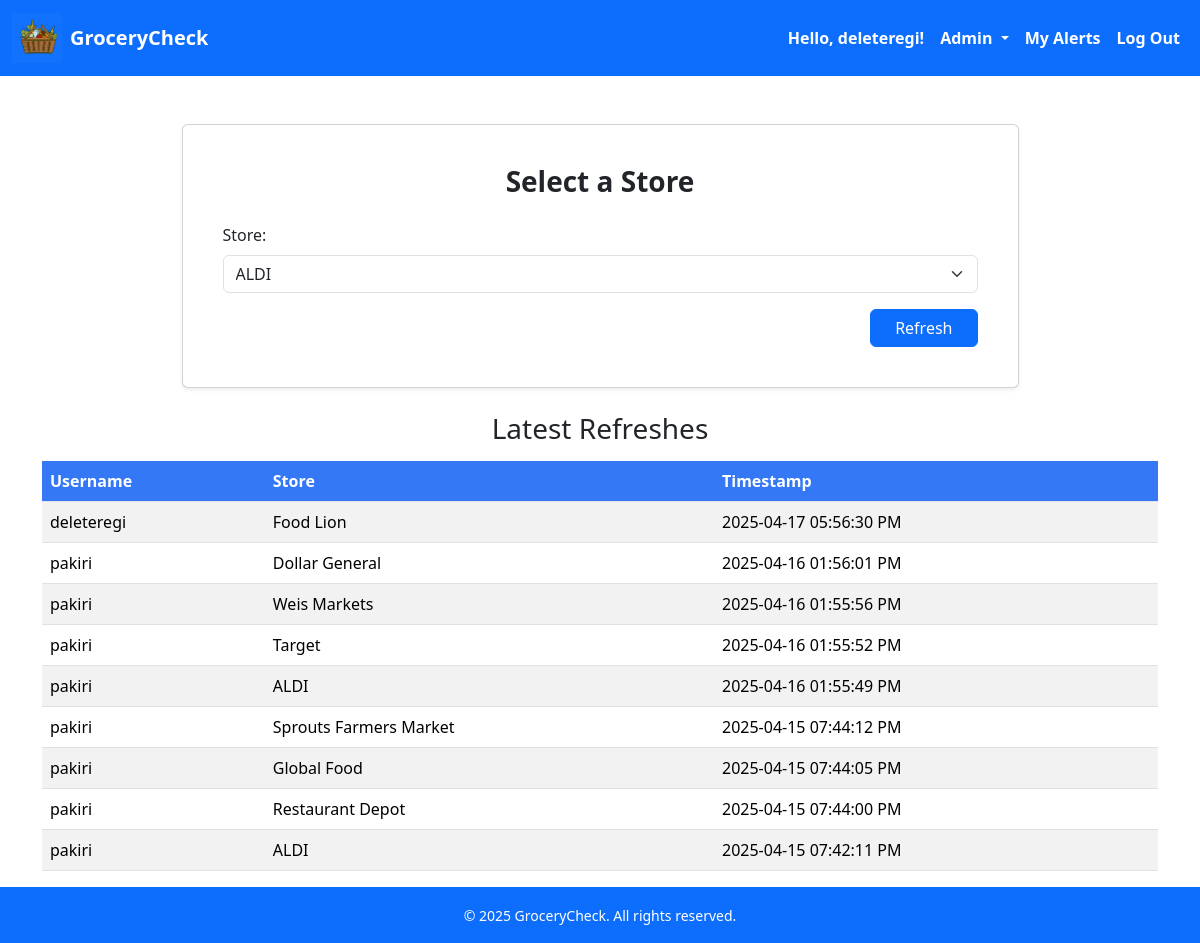
/admin/refresh (signed in), run on the app's committed database.
### src/app.py (models this page shows)
class User(db.Model):
    __tablename__ = "Users"
    id = db.Column(db.Integer, primary_key=True)
    username = db.Column(db.String(150), nullable=False, unique=True)
    email = db.Column(db.String(120), nullable=False, unique=True)
    password = db.Column(db.String(150), nullable=False)
    role = db.Column(db.String(5), nullable=False)

class Refreshes(db.Model):
    __tablename__ = "Refreshes"
    refresh_id = db.Column(db.Integer, primary_key=True)
    user_id = db.Column(db.Integer, db.ForeignKey('Users.id'))
    store_id = db.Column(db.Integer, db.ForeignKey('Stores.store_id'))
    timestamp = db.Column(db.String(150), nullable=False)
    user = relationship('User', backref='refresh')
    store = relationship('Stores', backref='refresh')

### src/app.py (the view)
@app.route('/admin/refresh')
def refresh():
    stores = Stores.query.all()
    refreshes = Refreshes.query.order_by(Refreshes.refresh_id.desc()).all() # query refreshes in descending order
    return render_template('refreshList.html', stores=stores, refreshes=refreshes)

### src/templates/refreshList.html (shortened to what this page needs)
<!DOCTYPE html>
<html lang="en">
<head>
    <link rel="stylesheet" href="{{ url_for('static', filename='bootstrap/css/bootstrap.min.css') }}">
</head>
<body class="d-flex flex-column min-vh-100">
    <nav class="navbar navbar-expand-lg navbar-dark bg-primary mb-4">
        <div class="container-fluid">
            <a class="navbar-brand d-flex align-items-center gap-2" href="/">
                <img src="{{ url_for('static', filename='images/logo.png') }}" alt="Logo" width="50" height="50"
                    class="d-inline-block align-text-top">
                <span class="fw-bold text-white">GroceryCheck</span>
            </a>
            <div class="collapse navbar-collapse" id="navbarContent">
                <ul class="navbar-nav ms-auto mb-2 mb-lg-0 ">
                    {% if session['GCusername'] %}
                    <li class="nav-item">
                        <span class="nav-link disabled text-white fw-bold">Hello, {{ session['GCusername'] }}!</span>
                    </li>
                        {% if session['GCuser_role'] == "admin" %}
                        <li class="nav-item dropdown">
                            <a class="nav-link dropdown-toggle text-white fw-bold" href="#" id="adminDropdown" role="button"
                                data-bs-toggle="dropdown" aria-expanded="false">
                                Admin
                            </a>
                        </li>
                        {% endif %}
                    <li class="nav-item">
                        <a class="nav-link text-white fw-bold" href="{{ url_for('displayAlerts') }}">My Alerts</a>
                    </li>
                    <li class="nav-item">
                        <a class="nav-link text-white fw-bold" href="{{ url_for('logout') }}">Log Out</a>
                    </li>
                    {% endif %}
                </ul>
            </div>
        </div>
    </nav>
    <div class="container my-4">
        <div class="card shadow-sm mx-auto w-75 px-4 py-4">
            <div class="card-body">
                <h3 class="card-title text-center mb-4 fw-semibold">Select a Store</h3>
                <form action="/admin/refreshInfo" method="POST">
                    <div class="mb-3">
                        <label for="user_store" class="form-label">Store:</label>
                        <select name="user_store" id="user_store" class="form-select">
                            {% for store in stores %}
                                <option value="{{ store.store_id }}">{{ store.store_name }}</option>
                            {% endfor %}
                        </select>
                    </div>
                    <div class="text-end">
                        <button type="submit" class="btn btn-primary px-4">Refresh</button>
                    </div>
                </form>
            </div>
        </div>
    </div>
    <div class="container">
        <h3 class="text-center">Latest Refreshes</h3>
        <table class="table table-striped my-3">
            <thead class="custom-header">
                <tr>
                    <th scope="col">Username</th>
                    <th scope="col">Store</th>
                    <th scope="col">Timestamp</th>
                </tr>
            </thead>
            <tbody>
                {% for refresh in refreshes %}
                <tr>
                    <td>{{refresh.user.username}}</td>
                    <td>{{refresh.store.store_name}}</td>
                    <td>{{refresh.timestamp}}</td>
                </tr>
                {% endfor %}
            </tbody>
        </table>
    </div>
    <footer class="bg-primary text-white text-center py-3 mt-auto">
        <div class="container">
            <small>&copy; 2025 GroceryCheck. All rights reserved.</small>
        </div>
    </footer>
</body>
</html>

### src/templates/refreshList.html (style rules this page uses)
.custom-header th { background-color: #3478f6 !important; color: white !important; }

### data on the page
User: GCusername "deleteregi"
Refreshes: user.username "deleteregi", store.store_name "Food Lion", timestamp "2025-04-17 05:56:30 PM"
Refreshes: user.username "pakiri", store.store_name "Dollar General", timestamp "2025-04-16 01:56:01 PM"
Refreshes: user.username "pakiri", store.store_name "Weis Markets", timestamp "2025-04-16 01:55:56 PM"
Refreshes: user.username "pakiri", store.store_name "Target", timestamp "2025-04-16 01:55:52 PM"
Refreshes: user.username "pakiri", store.store_name "ALDI", timestamp "2025-04-16 01:55:49 PM"
Refreshes: user.username "pakiri", store.store_name "Sprouts Farmers Market", timestamp "2025-04-15 07:44:12 PM"
Refreshes: user.username "pakiri", store.store_name "Global Food", timestamp "2025-04-15 07:44:05 PM"
Refreshes: user.username "pakiri", store.store_name "Restaurant Depot", timestamp "2025-04-15 07:44:00 PM"
Refreshes: user.username "pakiri", store.store_name "ALDI", timestamp "2025-04-15 07:42:11 PM"

### other printed values
form field user_store "ALDI"
